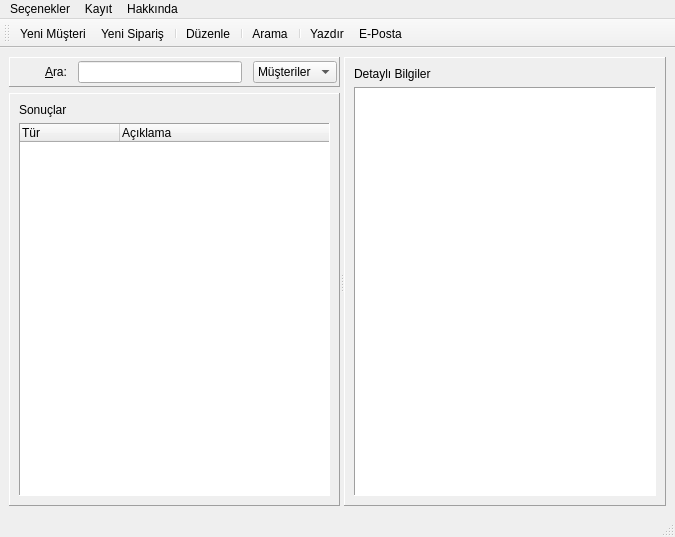
<ui version="4.0" >
 <author></author>
 <comment></comment>
 <exportmacro></exportmacro>
 <class>MainWindow</class>
 <widget class="QMainWindow" name="MainWindow" >
  <property name="geometry" >
   <rect>
    <x>0</x>
    <y>0</y>
    <width>675</width>
    <height>537</height>
   </rect>
  </property>
  <property name="windowTitle" >
   <string>Kara Kaplı Defter</string>
  </property>
  <property name="windowIcon" >
   <iconset resource="simgeler.qrc" >:/new/prefix1/icons/kkd64.png</iconset>
  </property>
  <widget class="QWidget" name="centralwidget" >
   <layout class="QVBoxLayout" >
    <property name="margin" >
     <number>9</number>
    </property>
    <property name="spacing" >
     <number>6</number>
    </property>
    <item>
     <widget class="QSplitter" name="splitter" >
      <property name="orientation" >
       <enum>Qt::Horizontal</enum>
      </property>
      <widget class="QWidget" name="widget" >
       <layout class="QVBoxLayout" >
        <property name="margin" >
         <number>0</number>
        </property>
        <property name="spacing" >
         <number>6</number>
        </property>
        <item>
         <widget class="QFrame" name="frame" >
          <property name="minimumSize" >
           <size>
            <width>16</width>
            <height>30</height>
           </size>
          </property>
          <property name="maximumSize" >
           <size>
            <width>16777215</width>
            <height>32</height>
           </size>
          </property>
          <property name="frameShape" >
           <enum>QFrame::Panel</enum>
          </property>
          <property name="frameShadow" >
           <enum>QFrame::Raised</enum>
          </property>
          <layout class="QHBoxLayout" >
           <property name="margin" >
            <number>2</number>
           </property>
           <property name="spacing" >
            <number>11</number>
           </property>
           <item>
            <widget class="QPushButton" name="buttonClear" >
             <property name="minimumSize" >
              <size>
               <width>22</width>
               <height>22</height>
              </size>
             </property>
             <property name="maximumSize" >
              <size>
               <width>22</width>
               <height>22</height>
              </size>
             </property>
             <property name="toolTip" >
              <string>Arama alanını ve sonuçları temizler</string>
             </property>
             <property name="text" >
              <string/>
             </property>
             <property name="icon" >
              <iconset resource="simgeler.qrc" >:/new/prefix1/icons/locationbar_erase.png</iconset>
             </property>
             <property name="iconSize" >
              <size>
               <width>22</width>
               <height>22</height>
              </size>
             </property>
             <property name="flat" >
              <bool>true</bool>
             </property>
            </widget>
           </item>
           <item>
            <widget class="QLabel" name="label" >
             <property name="text" >
              <string>&amp;Ara:</string>
             </property>
             <property name="buddy" >
              <cstring>lineAra</cstring>
             </property>
            </widget>
           </item>
           <item>
            <widget class="QLineEdit" name="lineAra" >
             <property name="frame" >
              <bool>true</bool>
             </property>
            </widget>
           </item>
           <item>
            <widget class="QComboBox" name="comboAra" >
             <item>
              <property name="text" >
               <string>Müşteriler</string>
              </property>
             </item>
             <item>
              <property name="text" >
               <string>Siparişler</string>
              </property>
             </item>
            </widget>
           </item>
          </layout>
         </widget>
        </item>
        <item>
         <widget class="QFrame" name="frame_2" >
          <property name="frameShape" >
           <enum>QFrame::Panel</enum>
          </property>
          <property name="frameShadow" >
           <enum>QFrame::Raised</enum>
          </property>
          <layout class="QVBoxLayout" >
           <property name="margin" >
            <number>9</number>
           </property>
           <property name="spacing" >
            <number>6</number>
           </property>
           <item>
            <widget class="QLabel" name="label_2" >
             <property name="text" >
              <string>Sonuçlar</string>
             </property>
             <property name="buddy" >
              <cstring>treeSonuclar</cstring>
             </property>
            </widget>
           </item>
           <item>
            <widget class="QTreeWidget" name="treeSonuclar" >
             <property name="frameShape" >
              <enum>QFrame::Panel</enum>
             </property>
             <column>
              <property name="text" >
               <string>Tür</string>
              </property>
             </column>
             <column>
              <property name="text" >
               <string>Açıklama</string>
              </property>
             </column>
            </widget>
           </item>
          </layout>
         </widget>
        </item>
       </layout>
      </widget>
      <widget class="QFrame" name="frame_3" >
       <property name="frameShape" >
        <enum>QFrame::Panel</enum>
       </property>
       <property name="frameShadow" >
        <enum>QFrame::Raised</enum>
       </property>
       <layout class="QVBoxLayout" >
        <property name="margin" >
         <number>9</number>
        </property>
        <property name="spacing" >
         <number>6</number>
        </property>
        <item>
         <widget class="QLabel" name="label_3" >
          <property name="text" >
           <string>Detaylı Bilgiler</string>
          </property>
          <property name="buddy" >
           <cstring>textDetay</cstring>
          </property>
         </widget>
        </item>
        <item>
         <widget class="QTextBrowser" name="textDetay" >
          <property name="frameShape" >
           <enum>QFrame::Panel</enum>
          </property>
         </widget>
        </item>
       </layout>
      </widget>
     </widget>
    </item>
   </layout>
  </widget>
  <widget class="QMenuBar" name="menubar" >
   <property name="geometry" >
    <rect>
     <x>0</x>
     <y>0</y>
     <width>675</width>
     <height>26</height>
    </rect>
   </property>
   <widget class="QMenu" name="menuSe_enekler" >
    <property name="title" >
     <string>Seçenekler</string>
    </property>
    <addaction name="actionAyarlar" />
    <addaction name="actionPrint" />
    <addaction name="separator" />
    <addaction name="actionEmail" />
    <addaction name="separator" />
    <addaction name="actionQuit" />
   </widget>
   <widget class="QMenu" name="menuKay_t" >
    <property name="title" >
     <string>Kayıt</string>
    </property>
    <addaction name="actionNewContact" />
    <addaction name="actionNewOrder" />
    <addaction name="separator" />
    <addaction name="actionDaily" />
    <addaction name="separator" />
    <addaction name="actionArama" />
    <addaction name="separator" />
    <addaction name="actionEdit" />
    <addaction name="actionDel" />
   </widget>
   <widget class="QMenu" name="menuHakk_nda" >
    <property name="title" >
     <string>Hakkında</string>
    </property>
    <addaction name="actionHelp" />
    <addaction name="separator" />
    <addaction name="actionAbout" />
   </widget>
   <addaction name="menuSe_enekler" />
   <addaction name="menuKay_t" />
   <addaction name="menuHakk_nda" />
  </widget>
  <widget class="QStatusBar" name="statusbar" />
  <widget class="QToolBar" name="toolBar" >
   <property name="orientation" >
    <enum>Qt::Horizontal</enum>
   </property>
   <attribute name="toolBarArea" >
    <number>4</number>
   </attribute>
   <addaction name="actionNewContact" />
   <addaction name="actionNewOrder" />
   <addaction name="separator" />
   <addaction name="actionEdit" />
   <addaction name="separator" />
   <addaction name="actionArama" />
   <addaction name="separator" />
   <addaction name="actionPrint" />
   <addaction name="actionEmail" />
  </widget>
  <action name="actionNewContact" >
   <property name="icon" >
    <iconset resource="simgeler.qrc" >:/new/prefix1/icons/identity.png</iconset>
   </property>
   <property name="text" >
    <string>Yeni Müşteri</string>
   </property>
   <property name="shortcut" >
    <string>Ctrl+M</string>
   </property>
  </action>
  <action name="actionNewOrder" >
   <property name="icon" >
    <iconset resource="simgeler.qrc" >:/new/prefix1/icons/kontact_todo.png</iconset>
   </property>
   <property name="text" >
    <string>Yeni Sipariş</string>
   </property>
   <property name="shortcut" >
    <string>Ctrl+S</string>
   </property>
  </action>
  <action name="actionAyarlar" >
   <property name="icon" >
    <iconset resource="simgeler.qrc" >:/new/prefix1/icons/configure.png</iconset>
   </property>
   <property name="text" >
    <string>Ayarlar</string>
   </property>
   <property name="shortcut" >
    <string>Ctrl+D</string>
   </property>
  </action>
  <action name="actionEdit" >
   <property name="icon" >
    <iconset resource="simgeler.qrc" >:/new/prefix1/icons/edit.png</iconset>
   </property>
   <property name="text" >
    <string>Düzenle</string>
   </property>
   <property name="shortcut" >
    <string>F2</string>
   </property>
  </action>
  <action name="actionDel" >
   <property name="icon" >
    <iconset resource="simgeler.qrc" >:/new/prefix1/icons/editdelete.png</iconset>
   </property>
   <property name="text" >
    <string>İptal Et</string>
   </property>
  </action>
  <action name="actionPrint" >
   <property name="icon" >
    <iconset resource="simgeler.qrc" >:/new/prefix1/icons/fileprint.png</iconset>
   </property>
   <property name="text" >
    <string>Yazdır</string>
   </property>
   <property name="shortcut" >
    <string>Ctrl+P</string>
   </property>
  </action>
  <action name="actionEmail" >
   <property name="icon" >
    <iconset resource="simgeler.qrc" >:/new/prefix1/icons/mail_new3.png</iconset>
   </property>
   <property name="text" >
    <string>E-Posta</string>
   </property>
  </action>
  <action name="actionQuit" >
   <property name="icon" >
    <iconset resource="simgeler.qrc" >:/new/prefix1/icons/exit.png</iconset>
   </property>
   <property name="text" >
    <string>Çıkış</string>
   </property>
  </action>
  <action name="actionArama" >
   <property name="icon" >
    <iconset resource="simgeler.qrc" >:/new/prefix1/icons/filefind.png</iconset>
   </property>
   <property name="text" >
    <string>Arama</string>
   </property>
  </action>
  <action name="actionAbout" >
   <property name="icon" >
    <iconset resource="simgeler.qrc" >:/new/prefix1/icons/kkd64.png</iconset>
   </property>
   <property name="text" >
    <string>Hakkında</string>
   </property>
  </action>
  <action name="actionDaily" >
   <property name="icon" >
    <iconset resource="simgeler.qrc" >:/new/prefix1/icons/date.png</iconset>
   </property>
   <property name="text" >
    <string>Rapor</string>
   </property>
  </action>
  <action name="actionHelp" >
   <property name="icon" >
    <iconset resource="simgeler.qrc" >:/new/prefix1/icons/help.png</iconset>
   </property>
   <property name="text" >
    <string>Yardım</string>
   </property>
  </action>
 </widget>
 <pixmapfunction></pixmapfunction>
 <resources>
  <include location="simgeler.qrc" />
 </resources>
 <connections/>
</ui>
